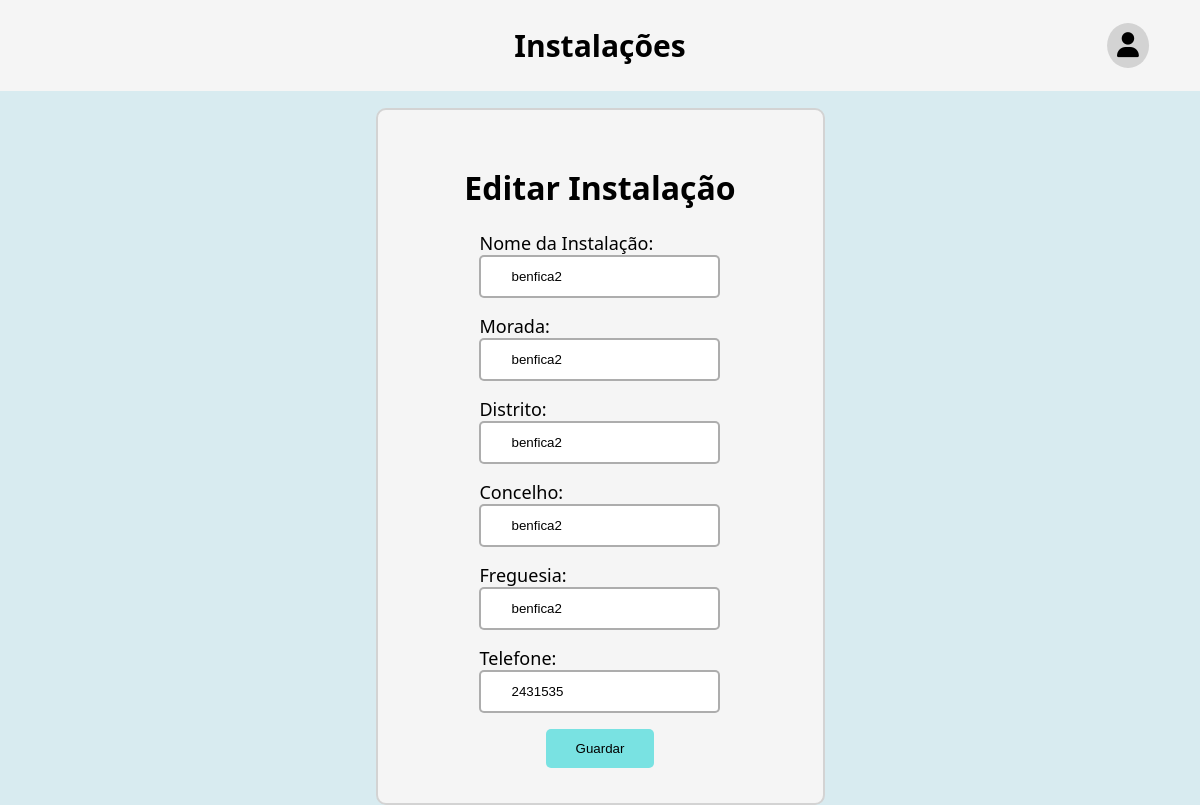
The page /editinstalacao?instalacao=52 (signed in) on the database as committed earlier.
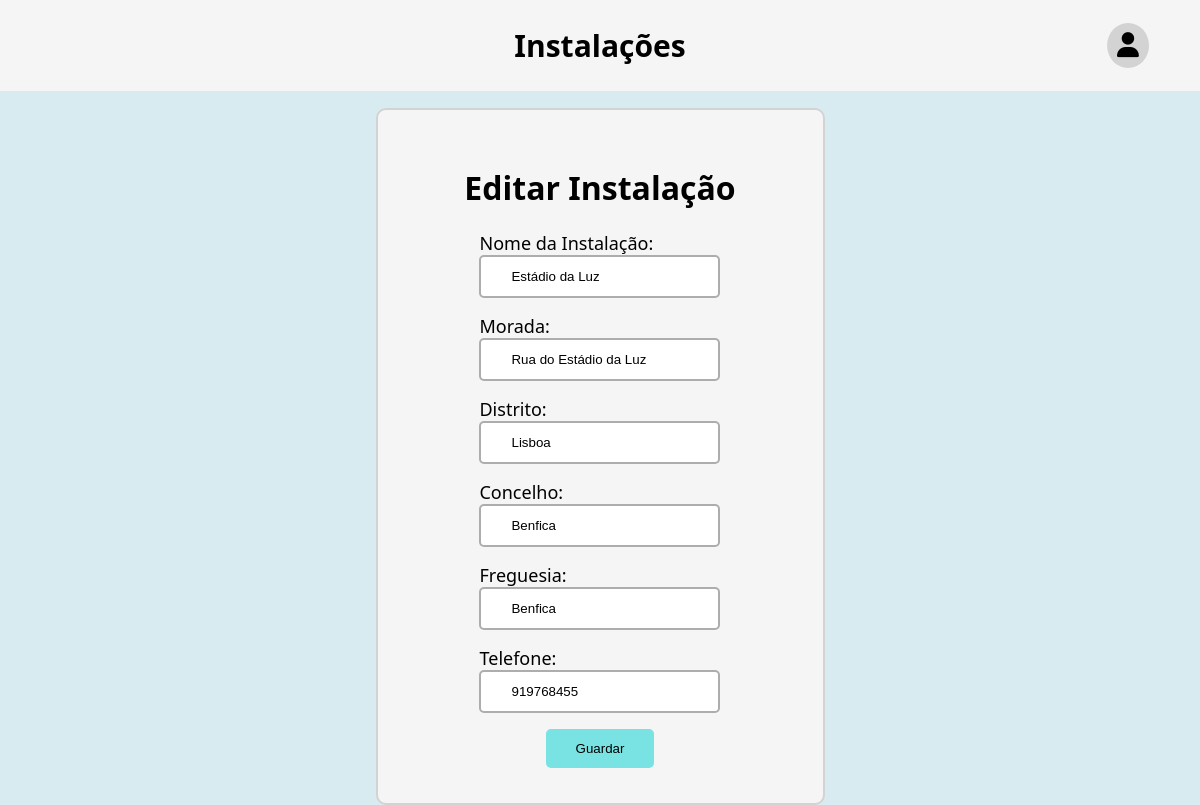
The same page on the database as committed later.
### formularioInstituicoes/models.py (models this page shows, shortened)
class Instalacao(models.Model):
    entidade = models.ForeignKey(Entidade, on_delete=models.CASCADE, related_name='instalacoes')
    nome = models.CharField(max_length=100, blank=True, null=True)
    morada = models.CharField(max_length=100, blank=True, null=True)
    distrito = models.CharField(max_length=100, blank=True, null=True)
    concelho = models.CharField(max_length=100, blank=True, null=True)
    freguesia = models.CharField(max_length=100, blank=True, null=True)
    telefone = models.IntegerField(blank=True, null=True)
    email = models.EmailField(blank=True, null=True)
    submetido = models.BooleanField(blank=True, default=False)

### formularioInstituicoes/views.py (the view)
# urls.py: path('editinstalacao', views.editinstalacao_view),
@login_required
def editinstalacao_view(request):
    entidade = getEntidade(request)
    instalacao = Instalacao.objects.filter(id=request.GET["instalacao"]).first()
    if request.method == 'POST':
        editInstalacaoForm = FormInstalacoes(request.POST, instance=instalacao)
        editInstalacaoForm.save()
        return redirect('/instalacoes')
    editInstalacaoForm = FormInstalacoes(instance=instalacao)
    return render(request, 'editinstalacao.html',
                  {"instalacaoForm": editInstalacaoForm, 'entidadeLogada': entidade.nome})

### formularioInstituicoes/forms.py
class FormInstalacoes(ModelForm):
    class Meta:
        model = Instalacao
        fields = ['nome', 'morada', 'distrito', 'concelho', 'freguesia', 'telefone']
        labels = {'nome': "Nome da Instalação"}
    def __init__(self, *args, **kwargs):
        super(FormInstalacoes, self).__init__(*args, **kwargs)
        for field in self.fields.values():
            field.required = True

### formularioInstituicoes/views.py (called while the page is built)
def getEntidade(request) -> Entidade:
    if Entidade.objects.filter(user__id=request.user.id).first():
        return Entidade.objects.filter(user__id=request.user.id).first()
    else:
        return None

### formularioInstituicoes/templates/editinstalacao.html (shortened to what this page needs)
<!DOCTYPE html>
<html lang="en">
{% extends 'navigatorSemOpcoes.html' %}
{% load static %}
{% block titulo %}
    <h1>Instalações</h1>
{% endblock %}
{% block content %}
    <link rel="stylesheet" href="{% static 'css/editinstalacao.css' %}">
    <div class="editarea">
        <form method="post">
            <h1>Editar Instalação</h1>
            {{ instalacaoForm.as_p }}
            <input type="submit" value="Guardar">
        </form>
    </div>
{% endblock %}

Rows that differ between the two databases and show on the page:
changed Instalacao: nome "benfica2" → "Estádio da Luz"; morada "benfica2" → "Rua do Estádio da Luz"; distrito "benfica2" → "Lisboa"; concelho "benfica2" → "Benfica"; freguesia "benfica2" → "Benfica"; telefone "2431535" → "919768455"
